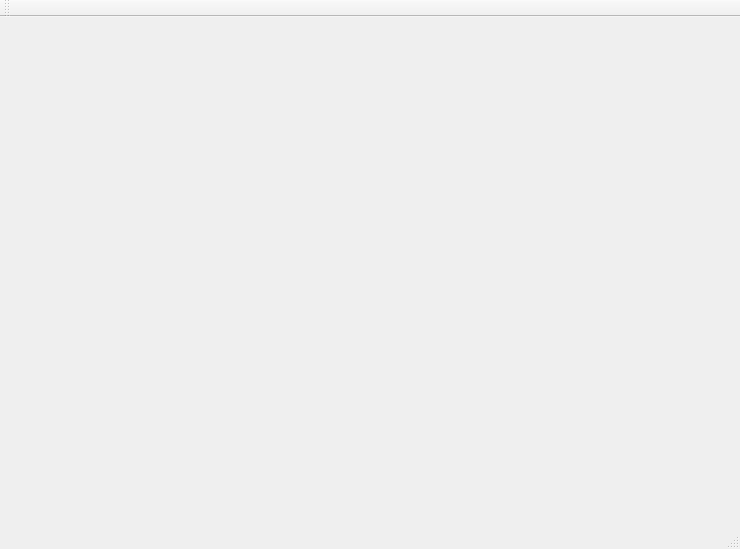
<?xml version="1.0" encoding="UTF-8"?>
<ui version="4.0">
 <class>PropertyBrowserT</class>
 <widget class="QMainWindow" name="PropertyBrowserT">
  <property name="geometry">
   <rect>
    <x>0</x>
    <y>0</y>
    <width>740</width>
    <height>549</height>
   </rect>
  </property>
  <property name="minimumSize">
   <size>
    <width>0</width>
    <height>0</height>
   </size>
  </property>
  <property name="windowTitle">
   <string>PropertyBrowserT</string>
  </property>
  <widget class="QWidget" name="centralWidget"/>
  <widget class="QMenuBar" name="menuBar">
   <property name="geometry">
    <rect>
     <x>0</x>
     <y>0</y>
     <width>740</width>
     <height>23</height>
    </rect>
   </property>
  </widget>
  <widget class="QToolBar" name="mainToolBar">
   <attribute name="toolBarArea">
    <enum>TopToolBarArea</enum>
   </attribute>
   <attribute name="toolBarBreak">
    <bool>false</bool>
   </attribute>
  </widget>
  <widget class="QStatusBar" name="statusBar"/>
 </widget>
 <layoutdefault spacing="6" margin="11"/>
 <resources/>
 <connections/>
</ui>
